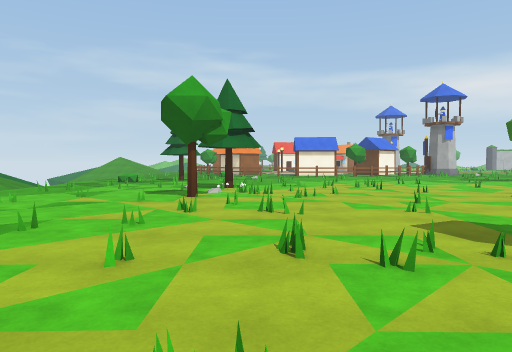
[1] (above)

24 first-person views from a walk through a Unity game level. The camera is 1.4 m above the floor, tilts 2° down and sees 70° across. The floor is counted in squares, 2 m on a side. Each view is taken from the middle of a square. On the plan, view 1 faces up. The plan holds only what a view shows up to about 11 squares ahead; the rest is blank. The place goes on beyond the plan. The player is left out.

[2]
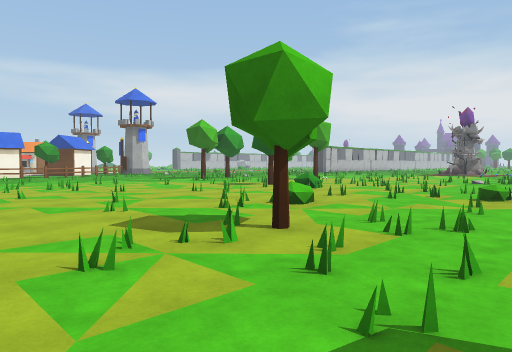

[3]
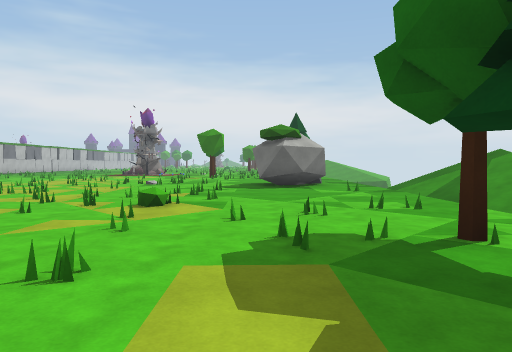

[4]
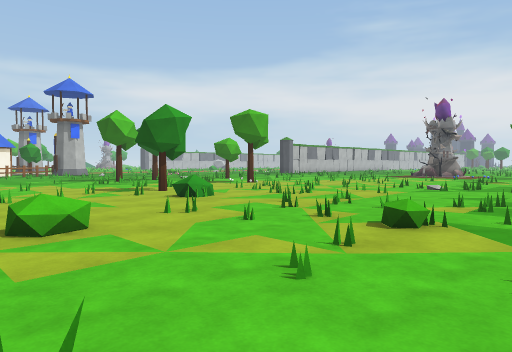

[5]
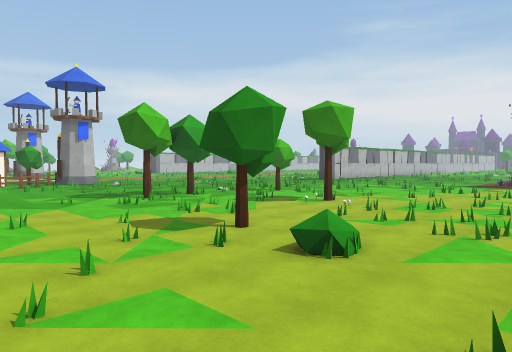

[6]
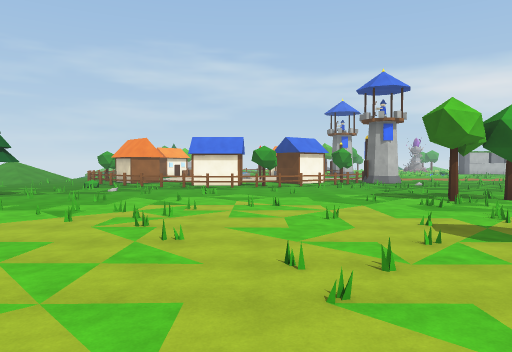

[7]
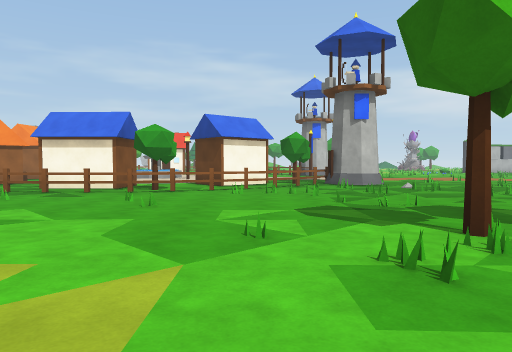

[8]
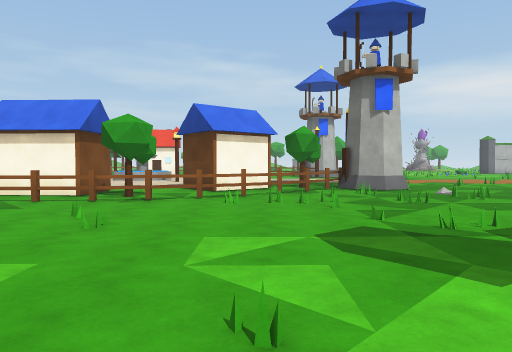

[9]
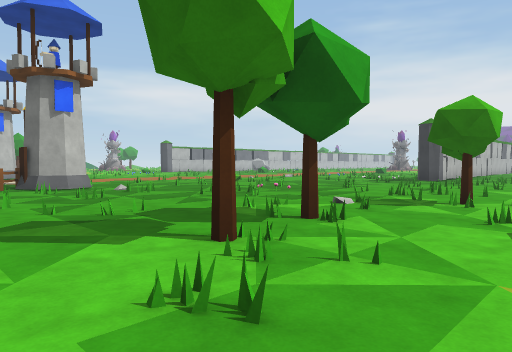

[10]
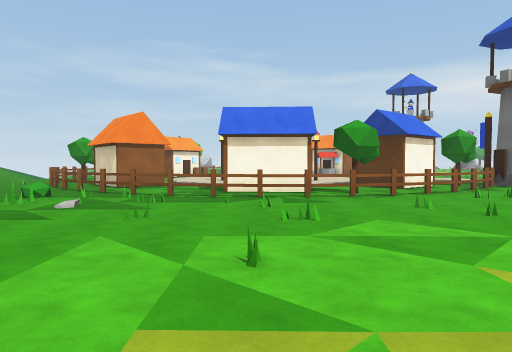

[11]
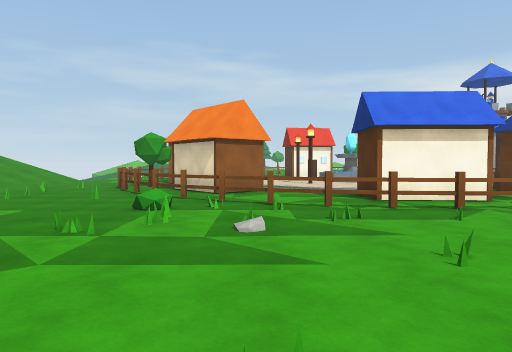

[12]
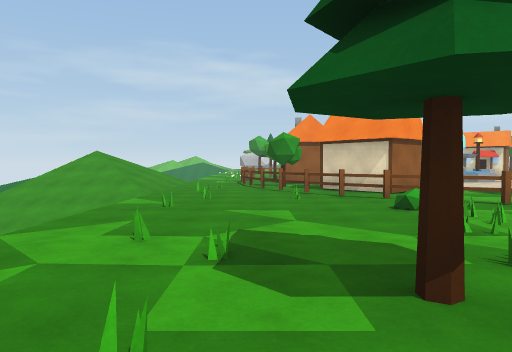

[13]
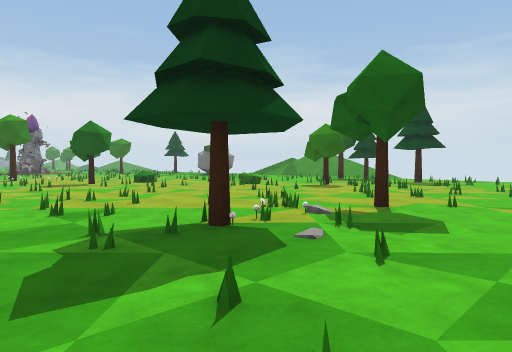

[14]
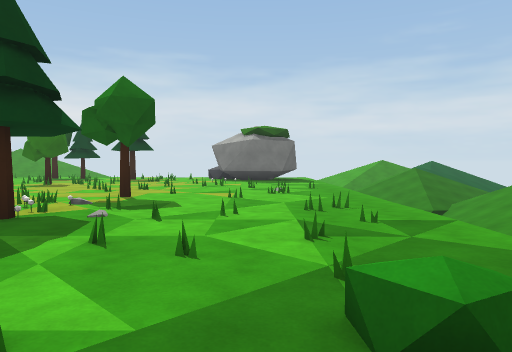

[15]
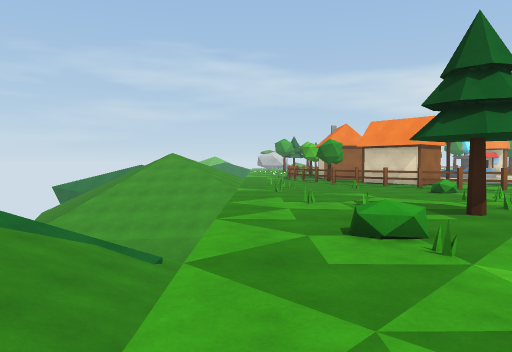

[16]
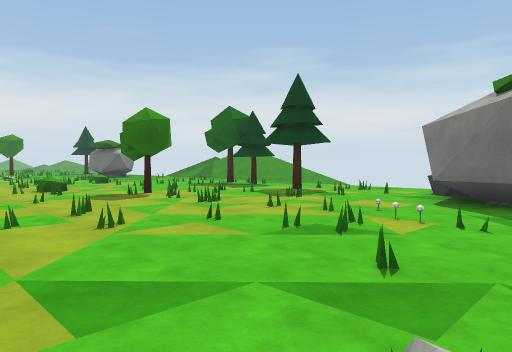

[17]
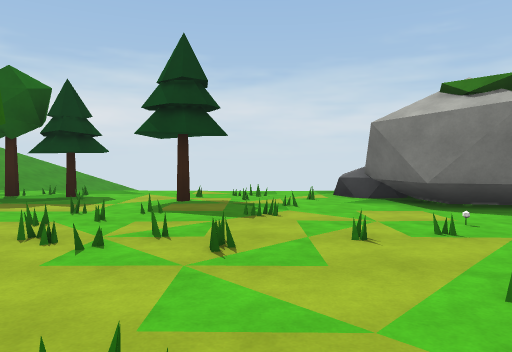

[18]
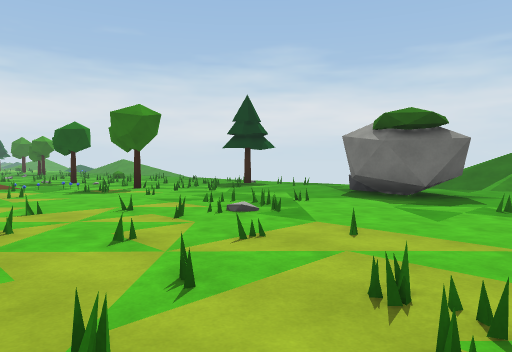

[19]
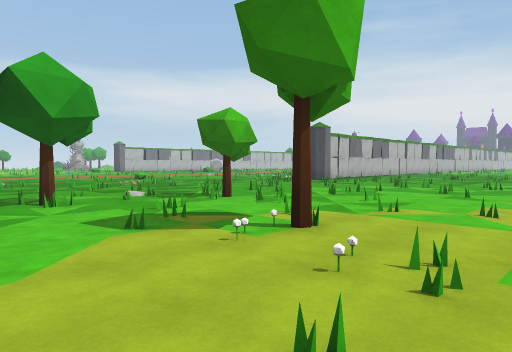

[20]
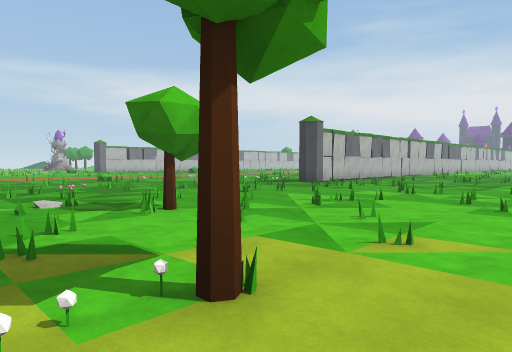

[21]
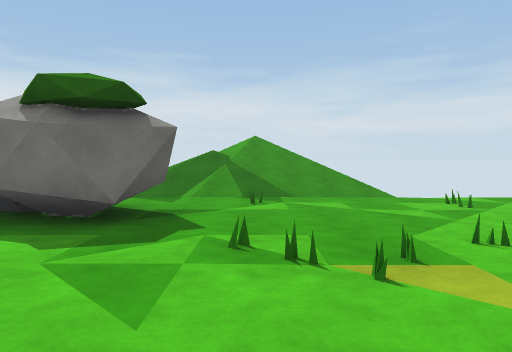

[22]
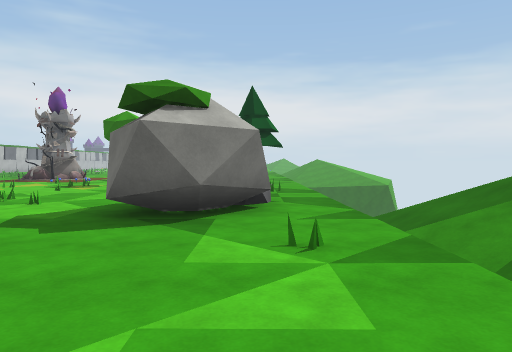

[23]
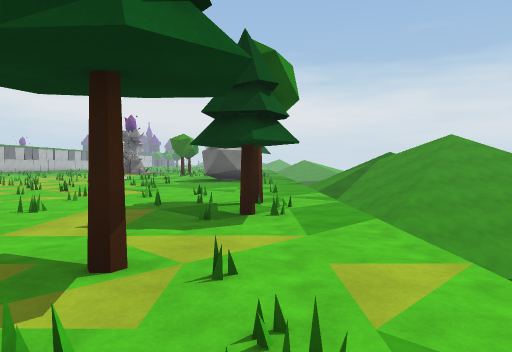

[24]
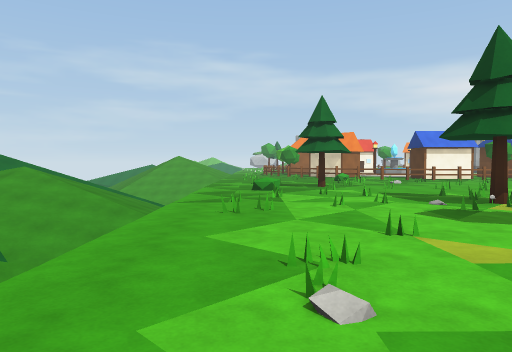

### Floor plan
Key: @ floor where view 1 was taken; # wall or solid block; . main floor; : floor 0.25 m higher than the main floor; - floor 0.25 m lower than the main floor; _ floor 0.5 m lower than the main floor; < floor 0.75 m lower than the main floor; ( floor 1 m lower than the main floor; / step, stairs or slope; = window, fence, low wall or low ledge; ^ raised ledge; v drop or lower ground; T thing the floor can be seen under or through; O other object.
Columns run from 9 left of view 1 to 24 right of it. Each row starts with its distance up from view 1.
 23 ///..#=#  ..    # ##OO.
 22 // ./.####..  ..####OO...
 21 /////..#....##..###....=.
 20 vvv.....#...#TT =#....=..
 19    ......###=TTTT.........
 18    .....=.........=...==...
 17    ....///..................
 16 vvv.=..............:........
 15 vvv......................=. ..
 14 vvv...=..............#....=...
 13 vvv................=....#.......
 12 vvv...=.......=...=.......=...=..
 11 vvv.....=.=........=..............
 10 vv ....//../...........=#...#.....
  9 vv .=...///..=..........=.....=.
  8 v  ....../=.......#...=....
  7 v  ..............=.........
  6 v  ..............=...=....=.
  5 v  ..=...=..../.........#.....=.
  4 v  ...=......=/...#....=........
  3      .=.==.=#..........==...=..
  2      .....#..=....=..........#.
  1      ......=.=....=.=........
  0      ##.=@............##...=
 -1       #.=.#...........##...
 -2       #^.=...#......=.##^.
 -3        ^.........  .......
 -4                    __-_<(

Where each view was taken, in squares from view 1:
view 1: 0 up, 0 right, facing up
view 2: 0 up, 0 right, facing up-right
view 3: 0 up, 2 right, facing right
view 4: 0 up, 4 right, facing up-right
view 5: 4 up, 5 right, facing up-right
view 6: 4 up, 5 right, facing up
view 7: 10 up, 8 right, facing up
view 8: 12 up, 8 right, facing up
view 9: 11 up, 8 right, facing up-right
view 10: 11 up, 3 right, facing up
view 11: 13 up, 0 right, facing up
view 12: 13 up, 4 left, facing up
view 13: 13 up, 4 left, facing down-right
view 14: 15 up, 4 left, facing down
view 15: 10 up, 6 left, facing up
view 16: 7 up, 5 left, facing down-right
view 17: 6 up, 0 right, facing down
view 18: 7 up, 10 right, facing down-right
view 19: 7 up, 10 right, facing up-right
view 20: 8 up, 12 right, facing up-right
view 21: 4 up, 11 right, facing down
view 22: 2 down, 8 right, facing right
view 23: 2 down, 1 left, facing right
view 24: 4 up, 5 left, facing up
